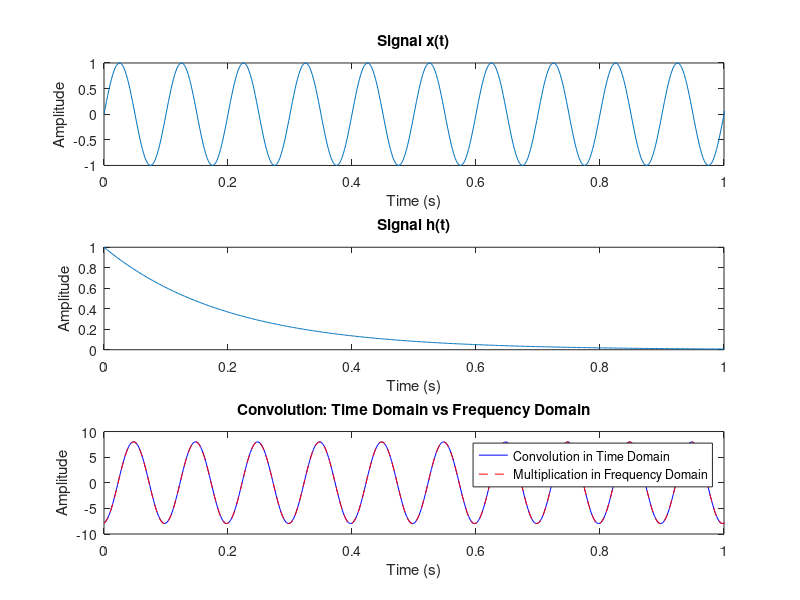

Here is the MATLAB script that generated this plot:
close all;
clear all;
clc;

% Define parameters
Fs = 500;           % Sampling frequency (Hz)
T = 1/Fs;            % Sampling period (seconds)
L = 1000;            % Length of signals (number of samples)
t = (0:L-1)*T;       % Time vector

% Define two example signals
x = sin(2*pi*10*t);              % A sine wave of 10 Hz
h = exp(-t*5);                   % An exponentially decaying signal

% Time domain convolution
y_time = conv(x, h, 'same');     % Perform convolution in the time domain

% Frequency domain multiplication
N = L;                           % Number of points for FFT
X = fft(x, N);                   % FFT of signal x
H = fft(h, N);                   % FFT of signal h

Y_freq = X .* H;                 % Multiply in frequency domain
y_freq = ifft(Y_freq, N);        % Inverse FFT to get result in time domain

% Plot the results
figure;
subplot(3,1,1);
plot(t, x);
title('Signal x(t)');
xlim([0,1])
xlabel('Time (s)');
ylabel('Amplitude');

subplot(3,1,2);
plot(t, h);
title('Signal h(t)');
xlim([0,1])
xlabel('Time (s)');
ylabel('Amplitude');

subplot(3,1,3);
plot(t, y_time, 'b', 'DisplayName', 'Convolution in Time Domain');
hold on;
plot(t, y_freq, 'r--', 'DisplayName', 'Multiplication in Frequency Domain');
title('Convolution: Time Domain vs Frequency Domain');
xlim([0,1])
xlabel('Time (s)');
ylabel('Amplitude');
legend;
